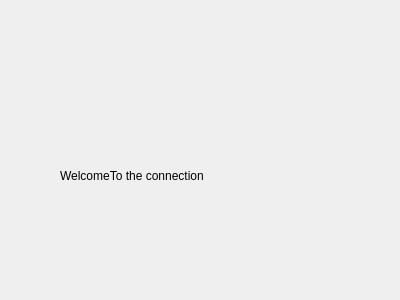
<?xml version="1.0" encoding="UTF-8"?>
<ui version="4.0">
 <class>SecDialog</class>
 <widget class="QDialog" name="SecDialog">
  <property name="geometry">
   <rect>
    <x>0</x>
    <y>0</y>
    <width>400</width>
    <height>300</height>
   </rect>
  </property>
  <property name="windowTitle">
   <string>Dialog</string>
  </property>
  <widget class="QLabel" name="label">
   <property name="geometry">
    <rect>
     <x>60</x>
     <y>110</y>
     <width>251</width>
     <height>131</height>
    </rect>
   </property>
   <property name="text">
    <string>WelcomeTo the connection</string>
   </property>
  </widget>
 </widget>
 <resources/>
 <connections/>
</ui>
